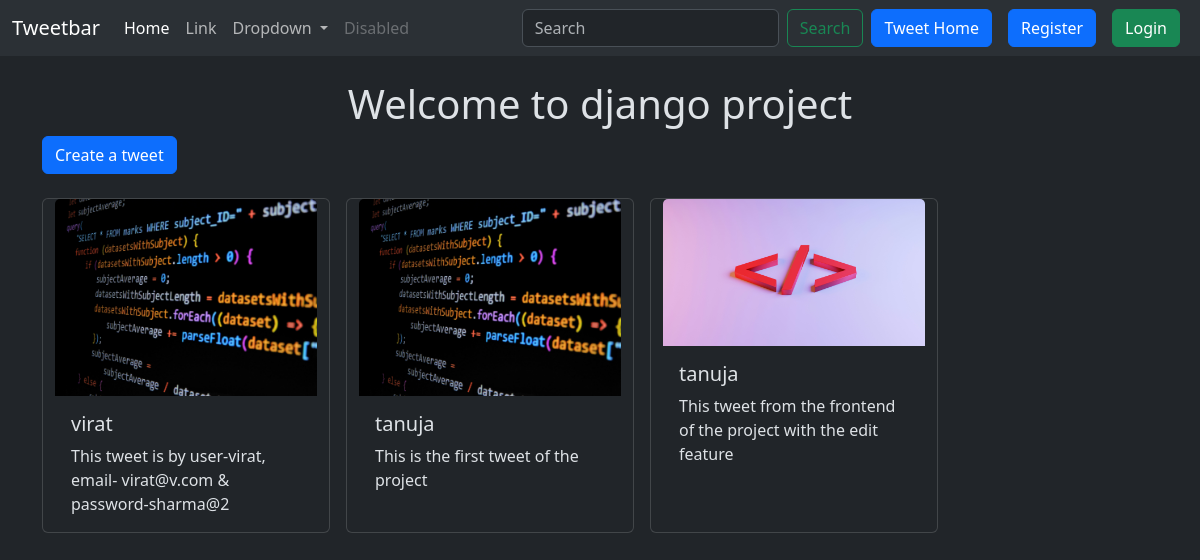
Screenshot of /tweet/ with the database file from the repository.
### tweet/models.py (models this page shows, shortened)
class Tweet (models.Model):
    user= models.ForeignKey(User, on_delete=models.CASCADE)
    text= models.TextField(max_length= 240)
    photo= models.ImageField(upload_to='photos/', blank=True, null=True)
    created_at= models.DateTimeField(auto_now_add=True)
    updated_at= models.DateTimeField(auto_now=True)

### tweet/views.py (the view)
# urls.py: path('', views.tweet_list, name= 'tweet_list'),
def tweet_list(request):
    tweets= Tweet.objects.all().order_by('-created_at')
    return render(request, 'tweet_list.html', {'tweets': tweets})

### tweet/templates/tweet_list.html (shortened to what this page needs)
{% extends "layout.html" %}
{% block content %}
<h1 class=" text-center mt-4">Welcome to django project</h1>
<a href="{% url 'tweet_create' %}" class="btn btn-primary mb-4 ">Create a tweet</a>
<div class="container row gap-3">
    {% for tweet in tweets %}
    <div class="card" style="width: 18rem;">
        <img class="card-img-top" src="{{tweet.photo.url}}" alt="Card image cap">
        <div class="card-body">
          <h5 class="card-title">{{tweet.user.username}}</h5>
          <p class="card-text">{{tweet.text}}</p>
        </div>
      </div>
    {% endfor %}
</div>
{% endblock %}

### templates/layout.html (shortened to what this page needs)
{% load static %}
<!DOCTYPE html>
<html lang="en" data-bs-theme="dark">
<head>
    <link href="https://cdn.jsdelivr.net/npm/bootstrap@5.3.7/dist/css/bootstrap.min.css" rel="stylesheet">
</head>
<body >
    <nav class="navbar navbar-expand-lg bg-body-tertiary">
        <div class="container-fluid">
          <a class="navbar-brand" href="#">Tweetbar</a>
          <div class="collapse navbar-collapse" id="navbarSupportedContent">
            <ul class="navbar-nav me-auto mb-2 mb-lg-0">
              <li class="nav-item">
                <a class="nav-link active" aria-current="page" href="#">Home</a>
              </li>
              <li class="nav-item">
                <a class="nav-link" href="#">Link</a>
              </li>
              <li class="nav-item dropdown">
                <a class="nav-link dropdown-toggle" href="#" role="button" data-bs-toggle="dropdown" aria-expanded="false">
                  Dropdown
                </a>
              </li>
              <li class="nav-item">
                <a class="nav-link disabled" aria-disabled="true">Disabled</a>
              </li>
            </ul>
            <form class="d-flex" role="search">
              <input class="form-control me-2" type="search" placeholder="Search" aria-label="Search"/>
              <button class="btn btn-outline-success" type="submit">Search</button>
            </form>
            <a href="{% url 'tweet_list' %}" class="btn btn-primary mx-2">Tweet Home</a>
            {% if user.is_authenticated %}
            <form action="{% url 'logout' %}" method="post">
              {% csrf_token %}
              <button class="btn btn-danger" type="submit">Logout</button>
            </form>
            {% else%}
            <a href="{% url 'register' %}" class="btn btn-primary mx-2">Register</a>
            {% endif%}
            <a href="{% url 'login' %}" class="btn btn-success mx-2">Login</a>
          </div>
        </div>
      </nav>
    <div class="container">
        {% block content %}
         {% endblock %}
    </div>
</body>
</html>

### rows the page displays
Tweet: photo (picture), user.username "virat", text "This tweet is by user-virat, email- virat@v.com & password-sharma@2"
Tweet: photo (picture), user.username "tanuja", text "This is the first tweet of the project"
Tweet: photo (picture), user.username "tanuja", text "This tweet from the frontend of the project with the edit feature"
